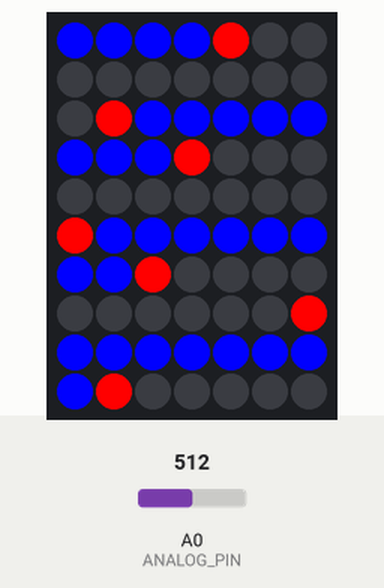
The sketch below on a simulated Arduino Uno, built with avr-gcc and run on an emulated ATmega328P. Parts: 7×10 RGB LED matrix (first LED top left, wired row by row). The inputs (shaded band) are chosen by the test bench; at power-on: A0 (ANALOG_PIN) = 512. The strip is taken to match the declared colour order.

Above: at 1.2 s.
1.3 s: A0 (ANALOG_PIN) set to 219
At 3.2 s:
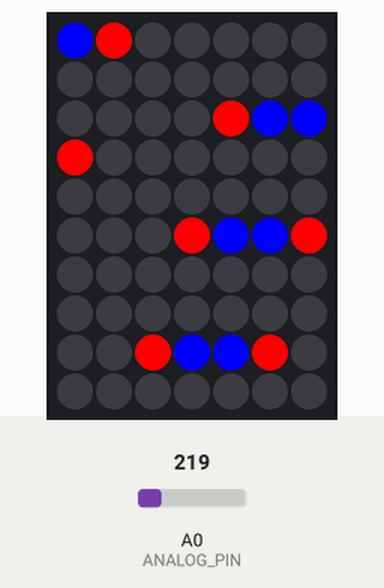
3.5 s: A0 (ANALOG_PIN) set to 193
At 5.6 s:
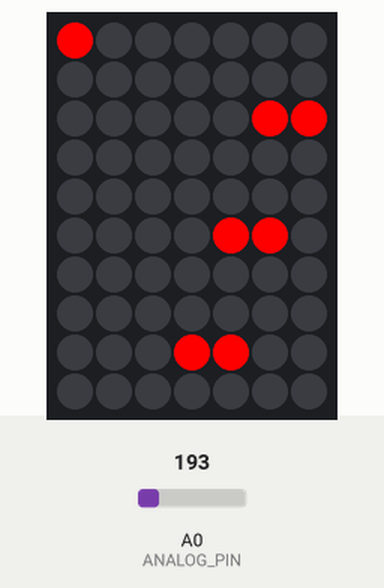
5.9 s: A0 (ANALOG_PIN) set to 1023
At 7.0 s:
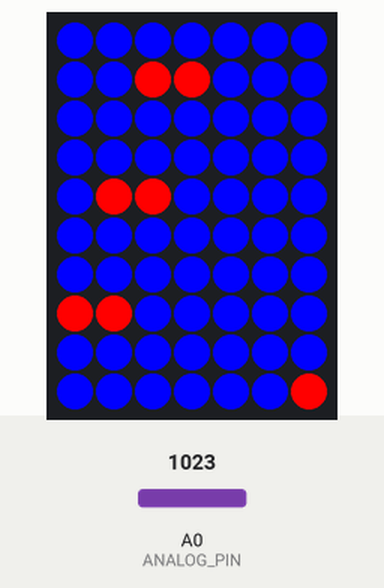
Timing chart, 0 to 8.9 s (numbered marks = the images above; inputs shaded):
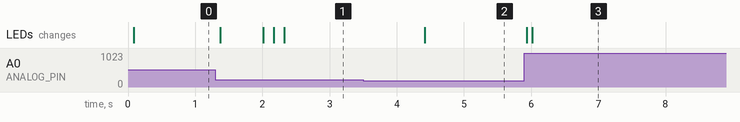

The sketch:

equalizer_youtube.ino
```cpp
#include <Adafruit_NeoPixel.h>


struct Point
{
  char x, y;
  char r,g,b;
  bool active;
};

struct TopPoint
{
  int position;
  int pushed;
};


#define ROWS         10

#define COLUMNS      7

#define DATA_PIN     8

#define STROBE_PIN   2

#define RESET_PIN    3

#define ANALOG_PIN   0

#define NUMPIXELS    ROWS * COLUMNS

Point matrix[ROWS][COLUMNS];

TopPoint arrayTop[COLUMNS];

int spectrumValue[7];

long int loopCounter = 0;


Adafruit_NeoPixel pixels = Adafruit_NeoPixel(NUMPIXELS, DATA_PIN, NEO_RGB + NEO_KHZ800);

void setup()
{
    pixels.begin();
    pixels.show();

    pinMode      (STROBE_PIN, OUTPUT);
    pinMode      (RESET_PIN,  OUTPUT);
    pinMode      (ANALOG_PIN,    INPUT);

    digitalWrite (RESET_PIN,  LOW);
    digitalWrite (STROBE_PIN, LOW);
    delay        (1);

    digitalWrite (RESET_PIN,  HIGH);
    delay        (1);
    digitalWrite (RESET_PIN,  LOW);
    digitalWrite (STROBE_PIN, HIGH);
    delay        (1);

}

void loop()
{
  loopCounter++;

  clearMatrix();

  digitalWrite(RESET_PIN, HIGH);
  delay(5);
  digitalWrite(RESET_PIN, LOW);

  for(int i=0; i < 7; i++)
  {
    digitalWrite(STROBE_PIN, LOW);
    delay(10);
    spectrumValue[i] = analogRead(ANALOG_PIN);
    if(spectrumValue[i] < 100)spectrumValue[i] = 0;
    digitalWrite(STROBE_PIN, HIGH);

    spectrumValue[i] = constrain(spectrumValue[i], 0, 1023);
    spectrumValue[i] = map(spectrumValue[i], 0, 1023, 0, ROWS);
  }


  for(int j = 0; j < COLUMNS; j++)
  {
      for(int i = 0; i < spectrumValue[j]; i++)
      {
          matrix[i][COLUMNS - 1 - j].active = true;
          matrix[i][COLUMNS - 1 - j].r = 0; matrix[i][COLUMNS - 1 - j].g = 0; matrix[i][COLUMNS - 1 - j].b = 254;
      }


  if(spectrumValue[j] - 1 > arrayTop[j].position)
  {
    matrix[spectrumValue[j] - 1][COLUMNS - 1 - j].r = 254; matrix[spectrumValue[j] - 1][COLUMNS - 1 - j].g = 0; matrix[spectrumValue[j] - 1][COLUMNS - 1 - j].b = 0;
    arrayTop[j].position = spectrumValue[j] - 1;
    arrayTop[j].pushed = 5;
  }
  else
  {
      matrix[arrayTop[j].position ][COLUMNS - 1 - j].active = true;
      matrix[arrayTop[j].position][COLUMNS - 1 - j].r = 254; matrix[arrayTop[j].position][COLUMNS - 1 - j].g = 0; matrix[arrayTop[j].position][COLUMNS - 1 - j].b = 0;
  }


  }

  flushMatrix();

  if(loopCounter % 2 ==0)topSinking();
}


void topSinking()
{
  for(int j = 0; j < ROWS; j++)
  {
      if(arrayTop[j].position > 0 && arrayTop[j].pushed <= 0) arrayTop[j].position--;
      else if(arrayTop[j].pushed > 0) arrayTop[j].pushed--;
  }

}

  void clearMatrix()
{
  for(int i = 0; i < ROWS; i++)
  {
    for(int j = 0; j < COLUMNS; j++)
    {
      matrix[i][j].active = false;
    }

  }
}


// xxxxxxxxxxxxxx
//            <--
// xxxxxxxxxxxxxx
// -->
// xxxxxxxxxxxxxx
//            <--
// xxxxxxxxxxxxxx
// -->
// xxxxxxxxxxxxxx
//            <--

void flushMatrix()
{
  for(int j = 0; j < COLUMNS; j++)
  {

    if( j % 2 != 0)
    {
      for(int i = 0; i < ROWS; i++)
      {
        if(matrix[ROWS - 1 - i][j].active)
        {
            pixels.setPixelColor(j * ROWS + i, pixels.Color(matrix[ROWS - 1 - i][j].r, matrix[ROWS - 1 - i][j].g, matrix[ROWS - 1 - i][j].b));

        }
        else
        {
            pixels.setPixelColor( j * ROWS + i, 0, 0, 0);
        }

      }
    }
    else
    {
      for(int i = 0; i < ROWS; i++)
      {
        if(matrix[i][j].active)
        {
            pixels.setPixelColor(j * ROWS + i, pixels.Color(matrix[i][j].r, matrix[i][j].g, matrix[i][j].b));

        }
        else
        {
            pixels.setPixelColor( j * ROWS + i, 0, 0, 0);
        }
      }
    }
  }


  pixels.show();
}
```

Measured:
- the behaviour switches between 205 and 204 on A0 (ANALOG_PIN) (found by bisection; images 1 and 2)
- after the input at 1.3 s, the LEDs: first change after 0.07 s (image 1 shows a later state)
- after the input at 3.5 s, the LEDs: change after 0.91 s (image 2)
- after the input at 5.9 s, the LEDs: first change at once (image 3 shows a later state)
